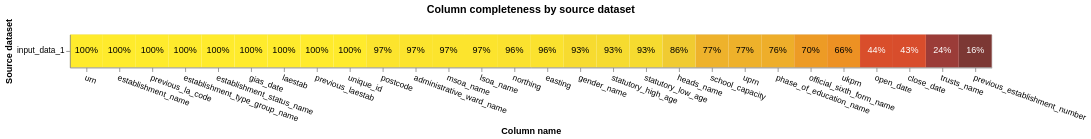

Here is the notebook cell this chart was saved with:
### Code cell
completeness_chart(
    gias,
    db_api=db_api)

### Figure 1 — Vega-Lite specification as saved in the notebook (floating-point values rounded to 4 significant figures)
{"config": {"view": {"continuousWidth": 400, "continuousHeight": 300}}, "layer": [{"mark": "rect", "encoding": {"color": {"field": "completeness", "legend": null, "scale": {"scheme": "darkred", "zero": true}, "type": "quantitative"}, "tooltip": [{"field": "source_dataset", "title": "Source dataset", "type": "nominal"}, {"field": "total_rows_inc_nulls", "format": ",", "title": "# of records", "type": "quantitative"}, {"field": "column_name", "title": "Column name", "type": "nominal"}, {"field": "total_null_rows", "format": ",", "title": "# of nulls", "type": "quantitative"}, {"field": "completeness", "format": ".1%", "type": "quantitative"}], "x": {"axis": {"labelAngle": 20}, "field": "column_name", "sort": {"field": "mean_comp", "order": "descending"}, "title": "Column name", "type": "nominal"}, "y": {"field": "source_dataset", "title": "Source dataset", "type": "nominal"}}, "title": "Column completeness by source dataset", "transform": [{"joinaggregate": [{"op": "mean", "field": "completeness", "as": "mean_comp"}], "groupby": ["column_name"]}]}, {"mark": {"type": "text"}, "encoding": {"color": {"condition": {"test": "datum['completeness'] < 0.5", "value": "white"}, "value": "black"}, "text": {"field": "completeness", "format": ".0%", "type": "quantitative"}, "x": {"axis": {"labelAngle": 0}, "field": "column_name", "sort": {"field": "mean_comp", "order": "descending"}, "type": "nominal"}, "y": {"field": "source_dataset", "type": "nominal"}}, "transform": [{"joinaggregate": [{"op": "mean", "field": "completeness", "as": "mean_comp"}], "groupby": ["column_name"]}]}], "data": {"name": "data-fb89620f180332110cad4dd22a1af11f"}, "height": {"step": 40}, "width": {"step": 40}, "$schema": "https://vega.github.io/schema/vega-lite/v5.9.3.json", "datasets": {"data-fb89620f180332110cad4dd22a1af11f": [{"source_dataset": "input_data_1", "column_name": "urn", "total_null_rows": 0, "total_rows_inc_nulls": 56172, "completeness": 1.0}, {"source_dataset": "input_data_1", "column_name": "establishment_name", "total_null_rows": 0, "total_rows_inc_nulls": 56172, "completeness": 1.0}, {"source_dataset": "input_data_1", "column_name": "previous_la_code", "total_null_rows": 0, "total_rows_inc_nulls": 56172, "completeness": 1.0}, {"source_dataset": "input_data_1", "column_name": "previous_establishment_number", "total_null_rows": 47269, "total_rows_inc_nulls": 56172, "completeness": 0.1585}, {"source_dataset": "input_data_1", "column_name": "northing", "total_null_rows": 2064, "total_rows_inc_nulls": 56172, "completeness": 0.9633}, {"source_dataset": "input_data_1", "column_name": "easting", "total_null_rows": 2064, "total_rows_inc_nulls": 56172, "completeness": 0.9633}, {"source_dataset": "input_data_1", "column_name": "postcode", "total_null_rows": 1587, "total_rows_inc_nulls": 56172, "completeness": 0.9717}, {"source_dataset": "input_data_1", "column_name": "ukprn", "total_null_rows": 18943, "total_rows_inc_nulls": 56172, "completeness": 0.6628}, {"source_dataset": "input_data_1", "column_name": "establishment_type_group_name", "total_null_rows": 0, "total_rows_inc_nulls": 56172, "completeness": 1.0}, {"source_dataset": "input_data_1", "column_name": "phase_of_education_name", "total_null_rows": 13444, "total_rows_inc_nulls": 56172, "completeness": 0.7607}, {"source_dataset": "input_data_1", "column_name": "establishment_status_name", "total_null_rows": 0, "total_rows_inc_nulls": 56172, "completeness": 1.0}, {"source_dataset": "input_data_1", "column_name": "trusts_name", "total_null_rows": 42529, "total_rows_inc_nulls": 56172, "completeness": 0.2429}, {"source_dataset": "input_data_1", "column_name": "official_sixth_form_name", "total_null_rows": 17116, "total_rows_inc_nulls": 56172, "completeness": 0.6953}, {"source_dataset": "input_data_1", "column_name": "administrative_ward_name", "total_null_rows": 1608, "total_rows_inc_nulls": 56172, "completeness": 0.9714}, {"source_dataset": "input_data_1", "column_name": "msoa_name", "total_null_rows": 1608, "total_rows_inc_nulls": 56172, "completeness": 0.9714}, {"source_dataset": "input_data_1", "column_name": "lsoa_name", "total_null_rows": 1616, "total_rows_inc_nulls": 56172, "completeness": 0.9712}, {"source_dataset": "input_data_1", "column_name": "uprn", "total_null_rows": 12937, "total_rows_inc_nulls": 56172, "completeness": 0.7697}, {"source_dataset": "input_data_1", "column_name": "school_capacity", "total_null_rows": 12651, "total_rows_inc_nulls": 56172, "completeness": 0.7748}, {"source_dataset": "input_data_1", "column_name": "gender_name", "total_null_rows": 3784, "total_rows_inc_nulls": 56172, "completeness": 0.9326}, {"source_dataset": "input_data_1", "column_name": "statutory_low_age", "total_null_rows": 3988, "total_rows_inc_nulls": 56172, "completeness": 0.929}, {"source_dataset": "input_data_1", "column_name": "statutory_high_age", "total_null_rows": 3985, "total_rows_inc_nulls": 56172, "completeness": 0.9291}, {"source_dataset": "input_data_1", "column_name": "open_date", "total_null_rows": 31600, "total_rows_inc_nulls": 56172, "completeness": 0.4374}, {"source_dataset": "input_data_1", "column_name": "close_date", "total_null_rows": 32041, "total_rows_inc_nulls": 56172, "completeness": 0.4296}, {"source_dataset": "input_data_1", "column_name": "gias_date", "total_null_rows": 0, "total_rows_inc_nulls": 56172, "completeness": 1.0}, {"source_dataset": "input_data_1", "column_name": "laestab", "total_null_rows": 0, "total_rows_inc_nulls": 56172, "completeness": 1.0}, {"source_dataset": "input_data_1", "column_name": "previous_laestab", "total_null_rows": 0, "total_rows_inc_nulls": 56172, "completeness": 1.0}, {"source_dataset": "input_data_1", "column_name": "heads_name", "total_null_rows": 7612, "total_rows_inc_nulls": 56172, "completeness": 0.8645}, {"source_dataset": "input_data_1", "column_name": "unique_id", "total_null_rows": 0, "total_rows_inc_nulls": 56172, "completeness": 1.0}]}}
